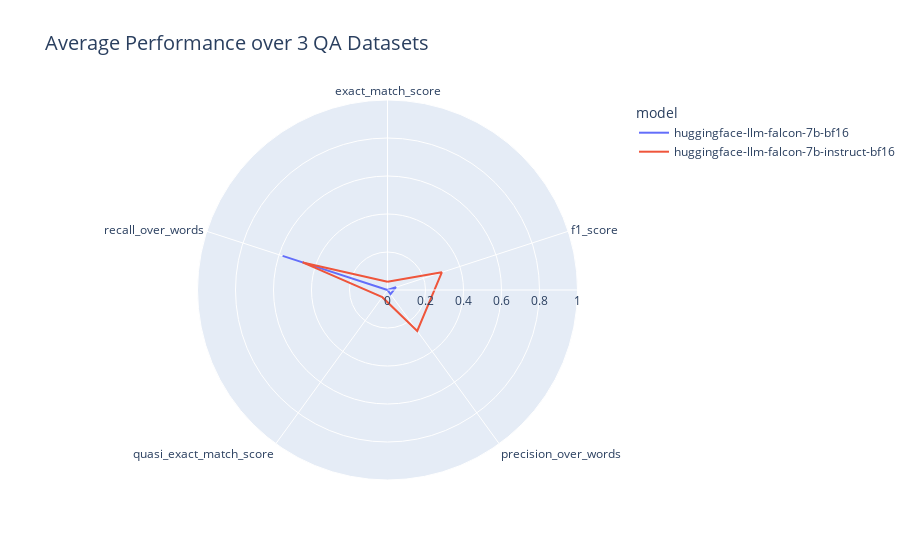

The notebook cell saved with this chart:
### Code cell
models = [model_id_base, model_id_instruct]
results_df = load_results(models)
visualize_radar(results_df, dataset='all')

### Figure 1 — Plotly figure (JSON) as saved in the notebook; plotly's stock layout.template omitted (floating-point values rounded to 4 significant figures)
{"data": [{"hovertemplate": "model=huggingface-llm-falcon-7b-bf16<br>value=%{r}<br>metric=%{theta}<extra></extra>", "legendgroup": "huggingface-llm-falcon-7b-bf16", "line": {"color": "#636efa", "dash": "solid"}, "marker": {"symbol": "circle"}, "mode": "lines", "name": "huggingface-llm-falcon-7b-bf16", "r": [0, 0.04681, 0.02726, 0, 0.5806, 0], "showlegend": true, "subplot": "polar", "theta": ["exact_match_score", "f1_score", "precision_over_words", "quasi_exact_match_score", "recall_over_words", "exact_match_score"], "type": "scatterpolar"}, {"hovertemplate": "model=huggingface-llm-falcon-7b-instruct-bf16<br>value=%{r}<br>metric=%{theta}<extra></extra>", "legendgroup": "huggingface-llm-falcon-7b-instruct-bf16", "line": {"color": "#EF553B", "dash": "solid"}, "marker": {"symbol": "circle"}, "mode": "lines", "name": "huggingface-llm-falcon-7b-instruct-bf16", "r": [0.04333, 0.3006, 0.2664, 0.04667, 0.4698, 0.04333], "showlegend": true, "subplot": "polar", "theta": ["exact_match_score", "f1_score", "precision_over_words", "quasi_exact_match_score", "recall_over_words", "exact_match_score"], "type": "scatterpolar"}], "layout": {"legend": {"title": {"text": "model"}, "tracegroupgap": 0}, "margin": {"b": 80, "l": 150, "r": 0, "t": 100}, "polar": {"angularaxis": {"direction": "clockwise", "rotation": 90}, "domain": {"x": [0, 1], "y": [0, 1]}, "radialaxis": {"range": [0, 1], "visible": true}}, "title": {"font": {"size": 20}, "text": "Average Performance over 3 QA Datasets", "yref": "container"}}}
